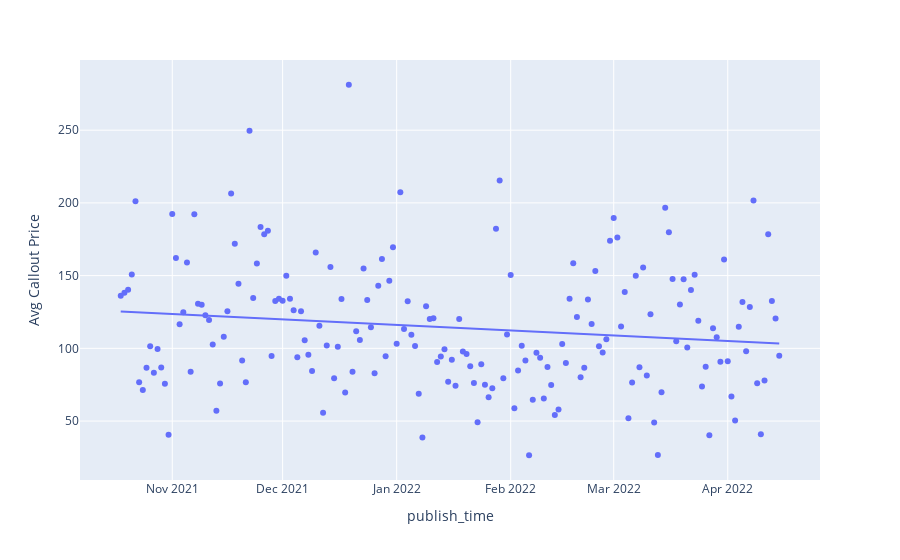

Notebook code cell kept with this figure:
### Code cell
px.scatter(time_gb, 'publish_time', 'Avg Callout Price'
          , trendline='ols')

### Figure 1 — Plotly figure (JSON) as saved in the notebook; plotly's stock layout.template omitted (floating-point values rounded to 4 significant figures; data arrays with more than 128 entries replaced by an {"elided": "..."} marker saying what was removed)
{"data": [{"hovertemplate": "publish_time=%{x}<br>Avg Callout Price=%{y}<extra></extra>", "legendgroup": "", "marker": {"color": "#636efa", "symbol": "circle"}, "mode": "markers", "name": "", "orientation": "v", "showlegend": false, "type": "scatter", "x": {"elided": "180 str values"}, "xaxis": "x", "y": {"elided": "180 float values"}, "yaxis": "y"}, {"hovertemplate": "<b>OLS trendline</b><br>Avg Callout Price = -1.41873e-06 * publish_time + 2444.23<br>R<sup>2</sup>=0.022034<br><br>publish_time=%{x}<br>Avg Callout Price=%{y} <b>(trend)</b><extra></extra>", "legendgroup": "", "marker": {"color": "#636efa", "symbol": "circle"}, "mode": "lines", "name": "", "showlegend": false, "type": "scatter", "x": {"elided": "180 str values"}, "xaxis": "x", "y": {"elided": "180 float values"}, "yaxis": "y"}], "layout": {"legend": {"tracegroupgap": 0}, "margin": {"t": 60}, "xaxis": {"anchor": "y", "domain": [0, 1], "title": {"text": "publish_time"}}, "yaxis": {"anchor": "x", "domain": [0, 1], "title": {"text": "Avg Callout Price"}}}}
